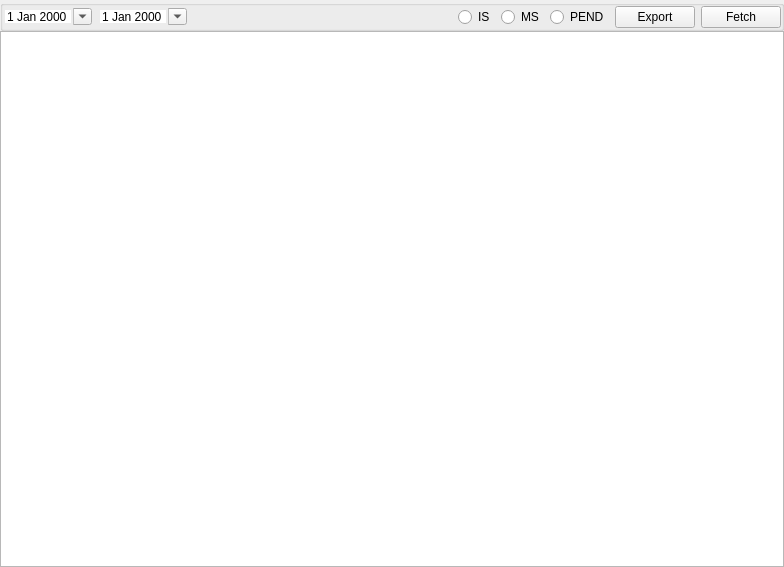
<?xml version="1.0" encoding="UTF-8"?>
<ui version="4.0">
 <class>StatementTertiaryWidget</class>
 <widget class="QWidget" name="StatementTertiaryWidget">
  <property name="geometry">
   <rect>
    <x>0</x>
    <y>0</y>
    <width>784</width>
    <height>567</height>
   </rect>
  </property>
  <property name="windowTitle">
   <string/>
  </property>
  <layout class="QGridLayout" name="gridLayout">
   <property name="leftMargin">
    <number>0</number>
   </property>
   <property name="topMargin">
    <number>0</number>
   </property>
   <property name="rightMargin">
    <number>0</number>
   </property>
   <property name="bottomMargin">
    <number>0</number>
   </property>
   <property name="verticalSpacing">
    <number>0</number>
   </property>
   <item row="0" column="0">
    <widget class="QGroupBox" name="groupBoxView">
     <property name="sizePolicy">
      <sizepolicy hsizetype="Preferred" vsizetype="Preferred">
       <horstretch>0</horstretch>
       <verstretch>0</verstretch>
      </sizepolicy>
     </property>
     <property name="title">
      <string/>
     </property>
     <layout class="QHBoxLayout" name="horizontalLayout_2">
      <property name="spacing">
       <number>-1</number>
      </property>
      <property name="leftMargin">
       <number>0</number>
      </property>
      <property name="topMargin">
       <number>0</number>
      </property>
      <property name="rightMargin">
       <number>0</number>
      </property>
      <property name="bottomMargin">
       <number>0</number>
      </property>
      <item>
       <widget class="DateEdit" name="start">
        <property name="frame">
         <bool>false</bool>
        </property>
        <property name="calendarPopup">
         <bool>true</bool>
        </property>
       </widget>
      </item>
      <item>
       <widget class="DateEdit" name="end">
        <property name="frame">
         <bool>false</bool>
        </property>
        <property name="calendarPopup">
         <bool>true</bool>
        </property>
       </widget>
      </item>
      <item>
       <spacer name="horizontalSpacer_3">
        <property name="orientation">
         <enum>Qt::Orientation::Horizontal</enum>
        </property>
        <property name="sizeHint" stdset="0">
         <size>
          <width>516</width>
          <height>17</height>
         </size>
        </property>
       </spacer>
      </item>
      <item>
       <widget class="QRadioButton" name="rBtnIS">
        <property name="text">
         <string>IS</string>
        </property>
       </widget>
      </item>
      <item>
       <widget class="QRadioButton" name="rBtnMS">
        <property name="text">
         <string>MS</string>
        </property>
       </widget>
      </item>
      <item>
       <widget class="QRadioButton" name="rBtnPEND">
        <property name="text">
         <string>PEND</string>
        </property>
       </widget>
      </item>
      <item>
       <widget class="QPushButton" name="pBtnExport">
        <property name="text">
         <string>Export</string>
        </property>
       </widget>
      </item>
      <item>
       <widget class="QPushButton" name="pBtnFetch">
        <property name="text">
         <string>Fetch</string>
        </property>
       </widget>
      </item>
     </layout>
    </widget>
   </item>
   <item row="1" column="0">
    <widget class="QTableView" name="tableView"/>
   </item>
  </layout>
 </widget>
 <customwidgets>
  <customwidget>
   <class>DateEdit</class>
   <extends>QDateEdit</extends>
   <header location="global">widget/dateedit.h</header>
  </customwidget>
 </customwidgets>
 <tabstops>
  <tabstop>start</tabstop>
  <tabstop>end</tabstop>
  <tabstop>rBtnIS</tabstop>
  <tabstop>rBtnMS</tabstop>
  <tabstop>rBtnPEND</tabstop>
  <tabstop>pBtnExport</tabstop>
  <tabstop>pBtnFetch</tabstop>
  <tabstop>tableView</tabstop>
 </tabstops>
 <resources/>
 <connections/>
</ui>
